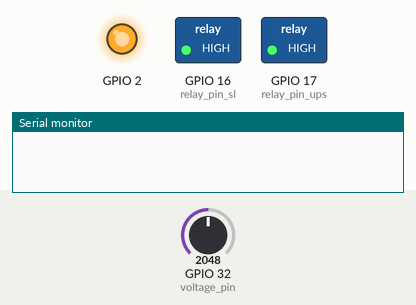
Simulated run of this sketch. Board: ESP32. On the bench: switched loads named in the sketch (green lamp = pin HIGH), output pins drawn as LEDs (lit = HIGH), the last lines printed to the serial monitor. The inputs (shaded band) are chosen by the test bench; at power-on: GPIO 32 (voltage_pin) = 2048. WiFi joins after 1.5 s; servers stay silent unless stated.

Above: at 0.1 s.
At 5.1 s:
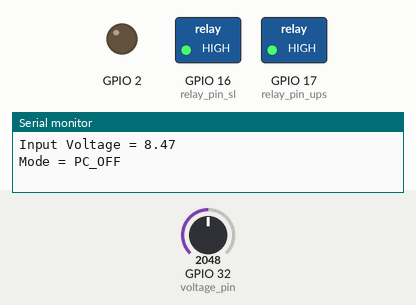
At 8.1 s:
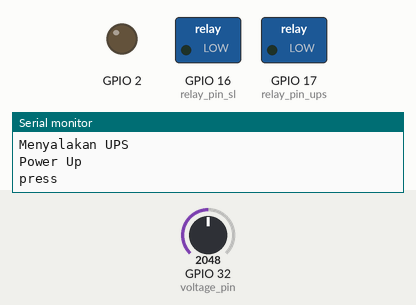
At 8.6 s:
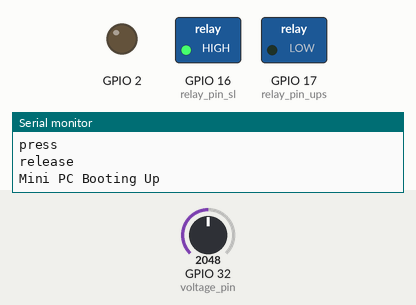
At 125.1 s:
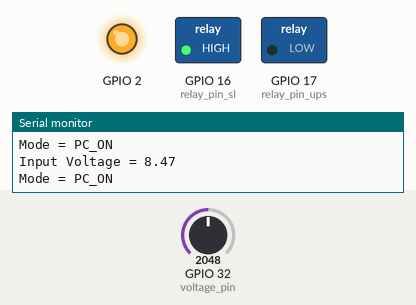
Timing chart, 0 to 126.6 s (numbered marks = the images above):
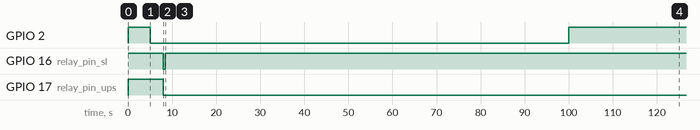

The sketch:

main.ino
```cpp
#include <WiFi.h>
#include <WiFiClient.h>
#include <WebServer.h>
#include <ESPmDNS.h>
#include <Update.h>

unsigned long ms_from_start =0;
unsigned long ms_from_read =0;
unsigned long ms_from_next = 5000;
// unsigned long ms_delay_pc_boot_up = 900 * 1000;
// unsigned long ms_from_next = 5000;


// unsigned long ms_booting_up_start =0;
// unsigned long ms_booting_up_read =0;

#define voltage_pin 32    // Voltage Sensor
#define relay_pin_sl 16   // ESP32 pin GIOP16 connected to the IN pin of Relay Selenoid
#define relay_pin_ups 17  // ESP32 pin GIOP17 connected to the IN pin of Relay UPS
// unsigned long ms_from_start =0;

float adc_voltage = 0.0;      // adc voltage
float in_voltage = 0.0;       // input voltage
int adc_value = 0;            //adc_value
int thresholdVolt = 8;        // batas tegangan
const char* mode = "PC_OFF";  // status mini pc

const char* host = "esp32";
const char* ssid = "Ihub61";
const char* password = "Ihub2019";

const IPAddress staticIP(192, 168, 34, 6);  // Set your desired static IP address
const IPAddress gateway(192, 168, 34, 3);
const IPAddress subnet(255, 255, 255, 0);


WebServer server(80);

/*
 * Login page
 */

const char* loginIndex =
 "<form name='loginForm'>"
    "<table width='20%' bgcolor='A09F9F' align='center'>"
        "<tr>"
            "<td colspan=2>"
                "<center><font size=4><b>ESP32 Login Page</b></font></center>"
                "<br>"
            "</td>"
            "<br>"
            "<br>"
        "</tr>"
        "<tr>"
             "<td>Username:</td>"
             "<td><input type='text' size=25 name='userid'><br></td>"
        "</tr>"
        "<br>"
        "<br>"
        "<tr>"
            "<td>Password:</td>"
            "<td><input type='Password' size=25 name='pwd'><br></td>"
            "<br>"
            "<br>"
        "</tr>"
        "<tr>"
            "<td><input type='submit' onclick='check(this.form)' value='Login'></td>"
        "</tr>"
    "</table>"
"</form>"
"<script>"
    "function check(form)"
    "{"
    "if(form.userid.value=='admin' && form.pwd.value=='antasari61')"
    "{"
    "window.open('/serverIndex')"
    "}"
    "else"
    "{"
    " alert('Error Password or Username')/*displays error message*/"
    "}"
    "}"
"</script>";

/*
 * Server Index Page
 */

const char* serverIndex =
"<script src='https://ajax.googleapis.com/ajax/libs/jquery/3.2.1/jquery.min.js'></script>"
"<form method='POST' action='#' enctype='multipart/form-data' id='upload_form'>"
   "<input type='file' name='update'>"
        "<input type='submit' value='Update'>"
    "</form>"
 "<div id='prg'>progress: 0%</div>"
 "<script>"
  "$('form').submit(function(e){"
  "e.preventDefault();"
  "var form = $('#upload_form')[0];"
  "var data = new FormData(form);"
  " $.ajax({"
  "url: '/update',"
  "type: 'POST',"
  "data: data,"
  "contentType: false,"
  "processData:false,"
  "xhr: function() {"
  "var xhr = new window.XMLHttpRequest();"
  "xhr.upload.addEventListener('progress', function(evt) {"
  "if (evt.lengthComputable) {"
  "var per = evt.loaded / evt.total;"
  "$('#prg').html('progress: ' + Math.round(per*100) + '%');"
  "}"
  "}, false);"
  "return xhr;"
  "},"
  "success:function(d, s) {"
  "console.log('success!')"
 "},"
 "error: function (a, b, c) {"
 "}"
 "});"
 "});"
 "</script>";

/*
 * setup function
 */
void setup() {
  pinMode(2, OUTPUT);
  Serial.begin(115200);
    pinMode(relay_pin_sl, OUTPUT);
    pinMode(relay_pin_ups, OUTPUT);
    digitalWrite(relay_pin_sl, HIGH);
    digitalWrite( relay_pin_ups, HIGH);

}

void loop() {
  // delay(1);                   // wait for a second
  ms_from_start = millis();
    digitalWrite(2, HIGH);

  // Serial.println(ms_from_start);
  if(ms_from_start-ms_from_read > ms_from_next){
      digitalWrite(2, LOW);

      ms_from_read = ms_from_start;
      adc_value = analogRead(voltage_pin);
      adc_voltage = adc_value * (12 / 2900.0);

      // Tampilkan Voltase Analog
      // Serial.print("Input Voltage Analog = ");
      // Serial.println(adc_value);

      // Tampilkan Voltase
      Serial.print("Input Voltage = ");
      Serial.println(adc_voltage, 2);

      // Tampilkan Mode
      Serial.print("Mode = ");
      Serial.println(mode);

      if (mode == "PC_OFF")
      {
        if (adc_voltage > thresholdVolt)
        {

          power_up_pc();

        }
      }

      // if the analog value is high enough, turn on the LED:
      if (mode == "PC_ON")
      {


          if(WiFi.status() != WL_CONNECTED)
          {
            OTA();
          }

            server.handleClient();
        if (adc_voltage < thresholdVolt)
        {
          // short Delay (2s)
          power_down_pc();
        }
      }

  }
}


void power_up_pc(){
          // Wait For PC and UPS to Power Up Properly
          delay(3000);
          // Menyalakan UPS
          Serial.println("Menyalakan UPS");
          digitalWrite(relay_pin_ups, LOW);
          Serial.println("Power Up");
          Serial.println("press");
          digitalWrite(relay_pin_sl, LOW);
          delay(500);
          Serial.println("release");
          digitalWrite(relay_pin_sl, HIGH);
          Serial.println("Mini PC Booting Up");
          // Delay Booting Up Mini PC, Sebelum Membaca sensor Tegangan kembali (1.5 Min)
          mode = "PC_ON";
          delay(90000UL);

}

void power_down_pc(){
    delay(2000);
    Serial.println("shutdown");
    Serial.println("press");
    digitalWrite(relay_pin_sl, LOW);
    delay(500);
    Serial.println("release");
    digitalWrite(relay_pin_sl, HIGH);
    Serial.println("Mini PC Shutdown");
    // Delay Shutdown Mini PC, Sebelum Membaca sensor Tegangan kembali (30 sec)
    mode = "PC_OFF";
    delay(30000UL);

    // Mematikan UPS
    Serial.println("Mematikan UPS");
    digitalWrite(relay_pin_ups, HIGH);
}

void OTA(){
  // Connect to WiFi network
  WiFi.begin(ssid, password);
  Serial.println("");

  // Wait for connection
  while (WiFi.status() != WL_CONNECTED) {
    delay(500);
    Serial.print(".");
  }
  if (!WiFi.config(staticIP, gateway, subnet)) {
    Serial.println("Failed to configure static IP");
  }
  Serial.println("");
  Serial.print("Connected to ");
  Serial.println(ssid);
  Serial.print("IP address: ");
  Serial.println(WiFi.localIP());

  /*use mdns for host name resolution*/
  if (!MDNS.begin(host)) { //http://esp32.local
    Serial.println("Error setting up MDNS responder!");
    while (1) {
      delay(1000);
    }
  }
  Serial.println("mDNS responder started");
  /*return index page which is stored in serverIndex */
  server.on("/", HTTP_GET, []() {
    server.sendHeader("Connection", "close");
    server.send(200, "text/html", loginIndex);
  });
  server.on("/serverIndex", HTTP_GET, []() {
    server.sendHeader("Connection", "close");
    server.send(200, "text/html", serverIndex);
  });
  /*handling uploading firmware file */
  server.on("/update", HTTP_POST, []() {
    server.sendHeader("Connection", "close");
    server.send(200, "text/plain", (Update.hasError()) ? "FAIL" : "OK");
    ESP.restart();
  }, []() {
    HTTPUpload& upload = server.upload();
    if (upload.status == UPLOAD_FILE_START) {
      Serial.printf("Update: %s\n", upload.filename.c_str());
      if (!Update.begin(UPDATE_SIZE_UNKNOWN)) { //start with max available size
        Update.printError(Serial);
      }
    } else if (upload.status == UPLOAD_FILE_WRITE) {
      /* flashing firmware to ESP*/
      if (Update.write(upload.buf, upload.currentSize) != upload.currentSize) {
        Update.printError(Serial);
      }
    } else if (upload.status == UPLOAD_FILE_END) {
      if (Update.end(true)) { //true to set the size to the current progress
        Serial.printf("Update Success: %u\nRebooting...\n", upload.totalSize);
      } else {
        Update.printError(Serial);
      }
    }
  });
  server.begin();
}
```

Measured:
- by itself, GPIO 2: LOW → HIGH at 0.00 s, → LOW 5.0 s later, → HIGH 95.0 s later
- by itself, GPIO 16 (relay_pin_sl): HIGH → LOW at 8.0 s, → HIGH 0.50 s later
- by itself, GPIO 17 (relay_pin_ups): HIGH → LOW at 8.0 s
